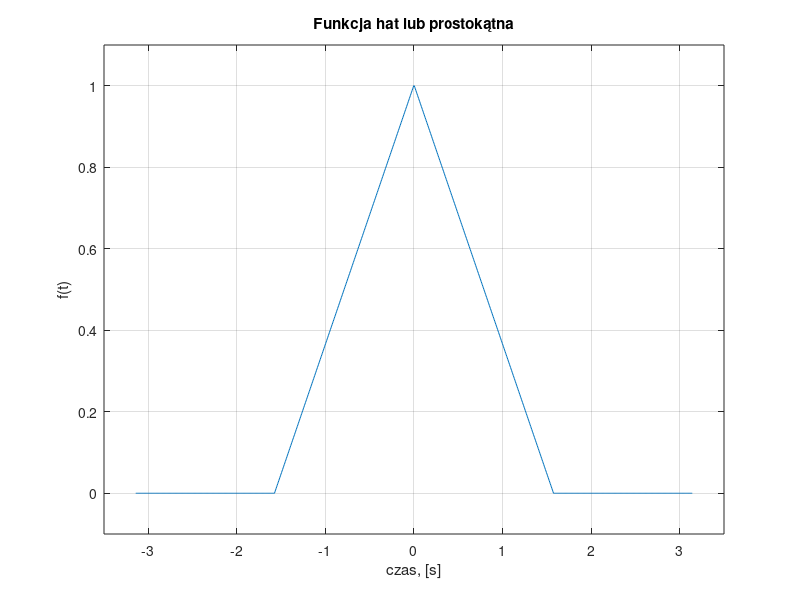
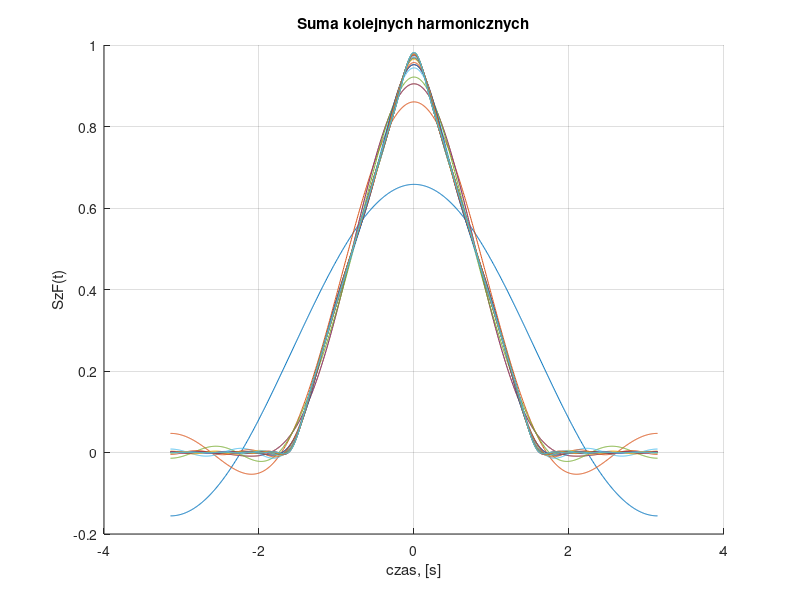
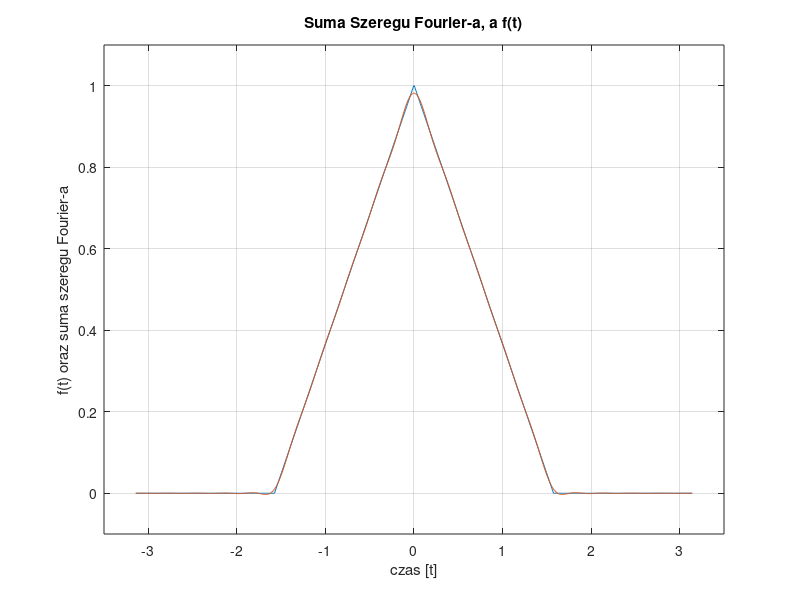
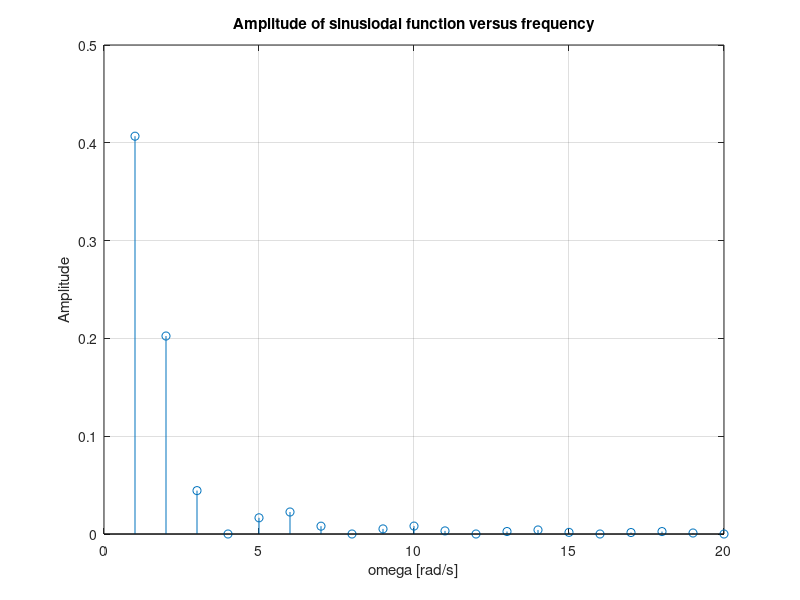

These figures' MATLAB source, in order:
clear all;
close all;
clc;

%% Dziedzina

T = 2*pi;        % okres funkcji
N = 1024;        % liczba próbek

dt = T/(N-1);
t = -T/2:dt:T/2; % wektor czasu

Max = 20;        % górna granica sumy

%% Tworzenie funkcji

rise = (1:1:256)/256;
fall = fliplr(rise);

% Funkcja hat
f = [zeros(1,256), rise, fall, zeros(1,256)];

% Funkcja prostokątna
%f = [zeros(1,256), ones(1,512), zeros(1,256)];

% wyrysowanie funkcji
figure(1);
plot(t,f);
grid on;
title('Funkcja hat lub prostokątna');
xlabel('czas, [s]');
ylabel('f(t)');
axis([-3.5 3.5 -0.1 1.1]);

%% Zespolony Szereg Fourier-a

figure(2);
hold on;
grid on;
title('Suma kolejnych harmonicznych');
xlabel('czas, [s]');
ylabel('SzF(t)');

C0 = complex(1/T*sum(f.*dt));
SzF = C0;

for k=1:Max
    
    Cnegative(k) = 1/T*sum(f.*exp(-1i*2*pi/T*(-k)*t).*dt);
    Cpositive(k) = 1/T*sum(f.*exp(-1i*2*pi/T*k*t).*dt);
    
    SzF = SzF + Cnegative(k).*exp(1i*2*pi/T*(-k)*t) + Cpositive(k).*exp(1i*2*pi/T*k*t);
    plot(t, real(SzF));
    pause(0.1);
    
end

figure(3);
plot(t,f);
grid on;
hold on;
plot(t,SzF);
axis([-3.5 3.5 -0.1 1.1]);
title('Suma Szeregu Fourier-a, a f(t)');
xlabel('czas [t]');
ylabel('f(t) oraz suma szeregu Fourier-a');

%% Amplitudy i fazy funkcji sinusoidalnych

Amppositive = sqrt(real(Cpositive).^2+imag(Cpositive).^2);
Ampnegative = sqrt(real(Cnegative).^2+imag(Cnegative).^2);

Amp = Amppositive + Ampnegative;


Phasepositive = atan(imag(Cpositive)./real(Cpositive));
Phasenegative = atan(imag(Cnegative)./real(Cnegative));

Phase = Phasenegative;
% lub
% Phase = - Phasepositive;

omega = [2*pi/T*(1:1:Max)];

figure(4);
stem(omega, Amp);
title('Amplitude of sinusiodal function versus frequency');
xlabel('omega [rad/s]');
ylabel('Amplitude');
grid on;

figure(5);
stem(omega, Phase);
title('Phase of sinusiodal function versus frequency');
xlabel('omega [rad/s]');
ylabel('Phase [rad]');
grid on;

%% Rekonstrukcja z fal sinusoidalnych

SzF = real(C0);

for k=1:Max
    
    SzF = SzF + Amp(k)*sin(2*pi/T*k*t + Phase(k)+pi/2);
    
end

figure(6);
plot(t,f);
grid on;
title('Suma fal sinusoidalnych a f(t)');
xlabel('czas, [s]');
ylabel('f(t)');
axis([-3.5 3.5 -0.1 1.1]);
hold on;
plot(t,SzF);
